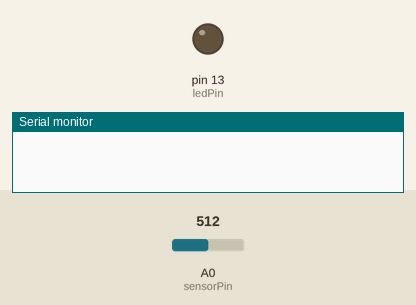
Simulated run of this sketch. Board: Arduino Uno, built with avr-gcc and run on an emulated ATmega328P. Shown: output pins drawn as LEDs (lit = HIGH), the last lines printed to the serial monitor. The test bench sets the inputs (shaded band); at power-on: A0 (sensorPin) = 512.

Above: at 1.2 s.
1.3 s: A0 (sensorPin) set to 694
2.8 s: A0 (sensorPin) set to 714
At 4.2 s:
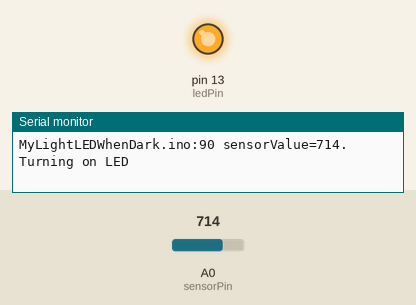
Timing chart, 0 to 5.8 s (numbered marks = the images above; inputs shaded):
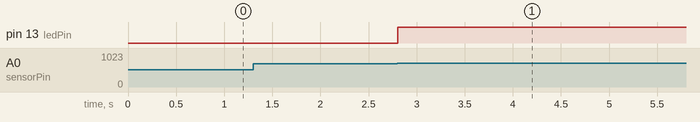

Measured:
- the behaviour switches between 700 and 701 on A0 (sensorPin) (found by bisection; images 0 and 1)
- after the input at 1.3 s, every drawn part: stays the same
- after the input at 2.8 s, pin 13 (ledPin): LOW → HIGH at once

The sketch:

MyLightLEDWhenDark.ino
```cpp
// (licence header left out)
// Comment out the below line to stop debugging transmit across the serial port
#define DEBUG 1

// implement a real vararg printf for debugging across tge ardbino serial port. Its dumb they never provided one.
#define printf(...) myserialprintf(__VA_ARGS__)

#ifdef DEBUG
 #define myserialprintf(myformat, ...) _myserialprintf(PSTR(myformat), ##__VA_ARGS__)

  extern "C" {
   int serial_put_c(char c, FILE *fp)
   {
       if(c == '\n')
         Serial.write('\r');

     Serial.write(c);
   }
  }


  void _myserialprintf(const char *myformat, ...)
  {
#ifdef DEBUG
  FILE stdif;
  va_list ap;

   fdev_setup_stream(&stdif, serial_put_c, NULL, _FDEV_SETUP_WRITE);

   va_start(ap, myformat);
   vfprintf_P(&stdif, myformat, ap);
   va_end(ap);
#endif
  }

#else
  // Do notning since debug wasnt defined
  #define myserialprintf(fmt, ...)
#endif

int sensorPin = A0;    // select the input pin for the potentiometer
int ledPin = 13;      // select the pin for the LED
int sensorValue = 0;  // variable to store the value coming from the sensor

int iLastState = 0;

void setup() {

#ifdef DEBUG
  Serial.begin(9600);
  Serial.setTimeout(999999999999);
#endif

  // declare the ledPin as an OUTPUT:
  pinMode(ledPin, OUTPUT);
}

void loop() {
  // read the value from the sensor:
  sensorValue = analogRead(sensorPin);

  if ( sensorValue  > 700 ) {
    if ( iLastState == 0 ) {
      digitalWrite(ledPin, HIGH);

      printf("%s:%d sensorValue=%d. Turning on LED\n", __FILE__, __LINE__, sensorValue);
    }

    iLastState = 1;
  } else {
    if ( iLastState == 1 ) {
      digitalWrite(ledPin, LOW);

      printf("%s:%d sensorValue=%d. Turning off LED\n", __FILE__, __LINE__, sensorValue);
    }

    iLastState = 0;
  }

  delay(100);
}
```
